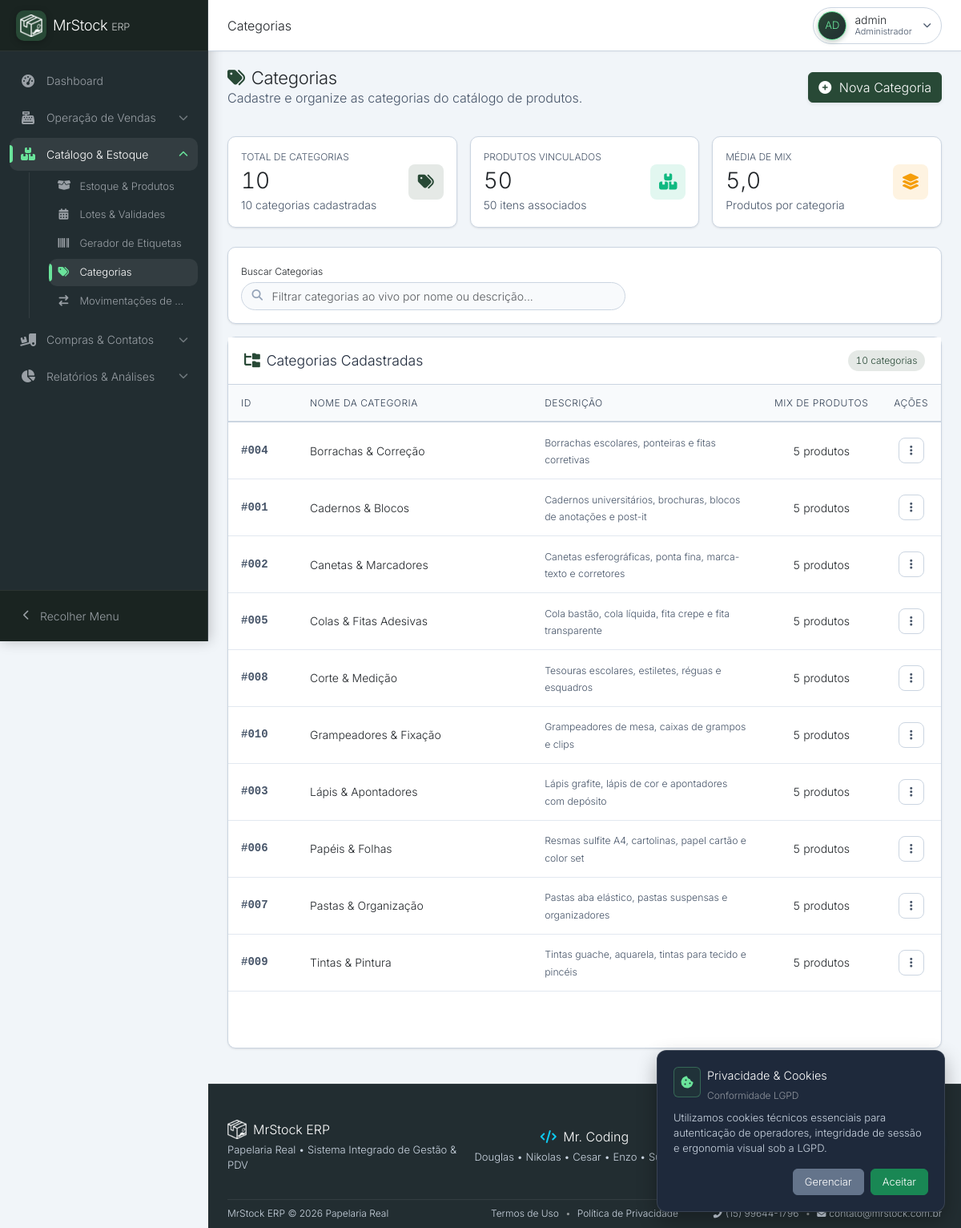
Page /categorias/index.php (signed in) on the committed database.
### tables this page shows
CREATE TABLE `categorias` (
  `id` int(11) NOT NULL AUTO_INCREMENT,
  `nome` varchar(100) NOT NULL,
  `descricao` text DEFAULT NULL,
  PRIMARY KEY (`id`)
);

### categorias/index.php (the view, shortened to what this page needs)
<?php
require_once __DIR__ . '/../inc/database.php';
$stmt = $pdo->query("SELECT c.*, (SELECT COUNT(*) FROM produtos p WHERE p.categoria_id = c.id AND p.status = 'ativo') as qtd_produtos FROM categorias c ORDER BY c.nome ASC");
$categorias = $stmt->fetchAll(PDO::FETCH_ASSOC);
$totalCategorias = count($categorias);
$totalProdutosVinculados = 0;
foreach ($categorias as $c) {
    $totalProdutosVinculados += (int)$c['qtd_produtos'];
}
$mediaProdutosPorCategoria = $totalCategorias > 0 ? round($totalProdutosVinculados / $totalCategorias, 1) : 0;
require_once __DIR__ . '/../inc/header.php';
?>
<div class="content-header d-flex justify-content-between align-items-center mb-3 flex-wrap gap-2">
    <div>
        <h2 class="fw-bold text-dark m-0"><i class="fas fa-tags text-primary me-2"></i>Categorias</h2>
        <p class="text-muted m-0">Cadastre e organize as categorias do catálogo de produtos.</p>
    </div>
    <button class="btn btn-primary fw-bold shadow-sm" data-bs-toggle="modal" data-bs-target="#modalCategoria" onclick="clearForm()">
        <i class="fas fa-plus-circle me-1"></i> Nova Categoria
    </button>
</div>
<div class="content-body">
    <div class="row g-3 mb-4">
        <div class="col-12 col-md-4">
            <div class="so-card p-3 mb-0 h-100">
                <div class="d-flex align-items-center justify-content-between">
                    <div>
                        <span class="text-muted text-uppercase fw-bold text-xs d-block mb-1">Total de Categorias</span>
                        <h3 class="fw-bold text-dark m-0 tabular-nums" data-kpi="<?= $totalCategorias ?>"><?= $totalCategorias ?></h3>
                        <small class="text-muted"><?= $totalCategorias === 1 ? '1 categoria cadastrada' : "$totalCategorias categorias cadastradas" ?></small>
                    </div>
                    <div class="kpi-icon-box kpi-icon-box--primary">
                        <i class="fas fa-tags"></i>
                    </div>
                </div>
            </div>
        </div>
        <div class="col-12 col-md-4">
            <div class="so-card p-3 mb-0 h-100">
                <div class="d-flex align-items-center justify-content-between">
                    <div>
                        <span class="text-muted text-uppercase fw-bold text-xs d-block mb-1">Produtos Vinculados</span>
                        <h3 class="fw-bold text-dark m-0 tabular-nums" data-kpi="<?= $totalProdutosVinculados ?>"><?= $totalProdutosVinculados ?></h3>
                        <small class="text-muted"><?= $totalProdutosVinculados === 1 ? '1 item associado' : "$totalProdutosVinculados itens associados" ?></small>
                    </div>
                    <div class="kpi-icon-box kpi-icon-box--success">
                        <i class="fas fa-boxes-stacked"></i>
                    </div>
                </div>
            </div>
        </div>
        <div class="col-12 col-md-4">
            <div class="so-card p-3 mb-0 h-100">
                <div class="d-flex align-items-center justify-content-between">
                    <div>
                        <span class="text-muted text-uppercase fw-bold text-xs d-block mb-1">Média de Mix</span>
                        <h3 class="fw-bold text-dark m-0 tabular-nums" data-kpi="<?= $mediaProdutosPorCategoria ?>" data-kpi-decimals="1"><?= number_format($mediaProdutosPorCategoria, 1, ',', '.') ?></h3>
                        <small class="text-muted">Produtos por categoria</small>
                    </div>
                    <div class="kpi-icon-box kpi-icon-box--warning">
                        <i class="fas fa-layer-group"></i>
                    </div>
                </div>
            </div>
        </div>
    </div>
    <div class="so-card mb-3">
        <div class="so-card-body p-3">
            <label for="liveSearchCategorias" class="form-label fw-bold text-dark text-xs mb-1">Buscar Categorias</label>
            <div class="so-search-box w-100" style="max-width: 480px;">
                <input type="text" id="liveSearchCategorias" class="form-control" placeholder="Filtrar categorias ao vivo por nome ou descrição..." onkeyup="filtrarCategorias(this)" aria-label="Buscar Categorias">
            </div>
        </div>
    </div>
    <div class="so-card">
        <div class="so-card-header">
            <h5 class="so-card-title"><i class="fas fa-folder-tree text-primary"></i> Categorias Cadastradas</h5>
            <span class="so-badge so-badge-primary tabular-nums"><?= $totalCategorias === 1 ? '1 categoria' : "$totalCategorias categorias" ?></span>
        </div>
        <div class="so-card-body p-0">
            <div class="table-responsive">
                <table class="table table-hover mb-0 so-table align-middle" id="tabelaCategorias">
                    <thead>
                        <tr>
                            <th scope="col" width="10%">ID</th>
                            <th scope="col" width="35%">Nome da Categoria</th>
                            <th scope="col" width="35%">Descrição</th>
                            <th scope="col" width="14%" class="text-center">Mix de Produtos</th>
                            <th scope="col" width="6%" class="text-center">Ações</th>
                        </tr>
                    </thead>
                    <tbody>
                        <?php if ($totalCategorias > 0): ?>
                            <?php foreach ($categorias as $index => $c): ?>
                            <tr class="linha-categoria">
                                <td class="fw-bold text-muted font-monospace tabular-nums">#<?= str_pad((string)$c['id'], 3, '0', STR_PAD_LEFT) ?></td>
                                <td>
                                    <strong class="text-dark d-block"><?= htmlspecialchars($c['nome'], ENT_QUOTES, 'UTF-8') ?></strong>
                                </td>
                                <td>
                                    <span class="text-muted small"><?= htmlspecialchars($c['descricao'] ?: 'Sem descrição informada', ENT_QUOTES, 'UTF-8') ?></span>
                                </td>
                                <td class="text-center">
                                    <span class="text-dark fw-bold tabular-nums"><?= (int)$c['qtd_produtos'] === 1 ? '1 produto' : (int)$c['qtd_produtos'] . ' produtos' ?></span>
                                </td>
                                <td class="text-center">
                                    <?php $isDropup = ($index >= count($categorias) - 2) ? 'dropup' : ''; ?>
                                    <div class="dropdown <?= $isDropup ?>">
                                        <button class="so-actions-btn" type="button" data-bs-toggle="dropdown" data-bs-boundary="viewport" aria-expanded="false" aria-label="Ações para categoria <?= htmlspecialchars($c['nome'], ENT_QUOTES, 'UTF-8') ?>" title="Ações">
                                            <i class="fas fa-ellipsis-vertical"></i>
                                        </button>
                                    </div>
                                </td>
                            </tr>
                            <?php endforeach; ?>
                        <?php endif; ?>
                    </tbody>
                </table>
            </div>
        </div>
    </div>
</div>
<?php require_once __DIR__ . '/../inc/footer.php'; ?>

### rows in the picture
categorias: id "004", nome "Borrachas & Correção", descricao "Borrachas escolares, ponteiras e fitas corretivas", qtd_produtos "5"
categorias: id "001", nome "Cadernos & Blocos", descricao "Cadernos universitários, brochuras, blocos de anotações e post-it", qtd_produtos "5"
categorias: id "002", nome "Canetas & Marcadores", descricao "Canetas esferográficas, ponta fina, marca-texto e corretores", qtd_produtos "5"
categorias: id "005", nome "Colas & Fitas Adesivas", descricao "Cola bastão, cola líquida, fita crepe e fita transparente", qtd_produtos "5"
categorias: id "008", nome "Corte & Medição", descricao "Tesouras escolares, estiletes, réguas e esquadros", qtd_produtos "5"
categorias: id "010", nome "Grampeadores & Fixação", descricao "Grampeadores de mesa, caixas de grampos e clips", qtd_produtos "5"
categorias: id "003", nome "Lápis & Apontadores", descricao "Lápis grafite, lápis de cor e apontadores com depósito", qtd_produtos "5"
categorias: id "006", nome "Papéis & Folhas", descricao "Resmas sulfite A4, cartolinas, papel cartão e color set", qtd_produtos "5"
categorias: id "007", nome "Pastas & Organização", descricao "Pastas aba elástico, pastas suspensas e organizadores", qtd_produtos "5"
categorias: id "009", nome "Tintas & Pintura", descricao "Tintas guache, aquarela, tintas para tecido e pincéis", qtd_produtos "5"

### other values in the picture
$group['title'] "Dashboard"
$group['title'] "Operação de Vendas"
$group['title'] "Catálogo & Estoque"
$item['label'] "Estoque & Produtos"
$item['label'] "Lotes & Validades"
$item['label'] "Gerador de Etiquetas"
$item['label'] "Categorias"
$item['label'] "Movimentações de…"
$group['title'] "Compras & Contatos"
$group['title'] "Relatórios & Análises"
$_pageTitleClean "Categorias"
$_uInitials "AD"
$_uName "admin"
$_uLabel "Administrador"
$totalCategorias "10"
